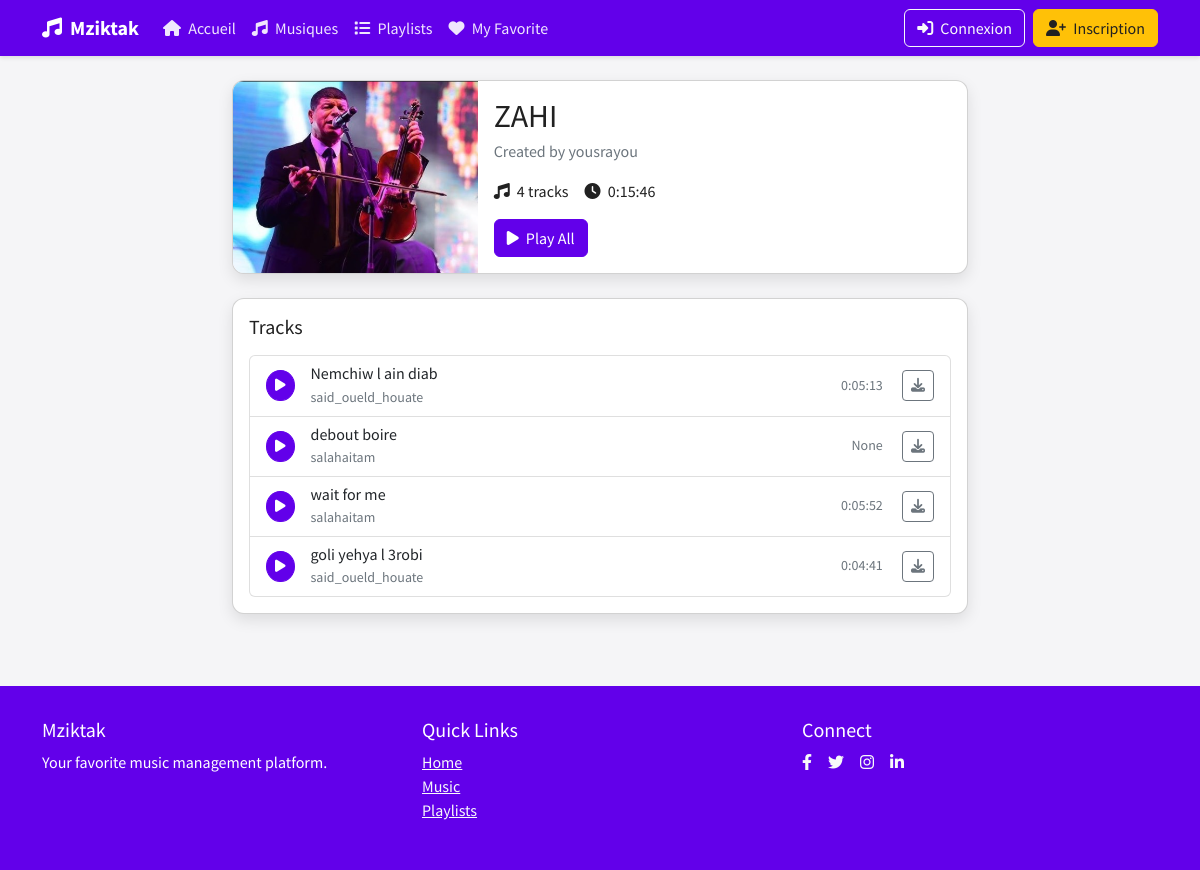
Page /playlist/2/ on the committed database.
### music_app/models.py (models this page shows, shortened)
class Playlist(models.Model):
    name = models.CharField(max_length=100)
    creator = models.ForeignKey(settings.AUTH_USER_MODEL, on_delete=models.CASCADE)
    music = models.ManyToManyField(Music, related_name='playlists')
    total_duration = models.DurationField(null=True, blank=True)
    created_at = models.DateTimeField(auto_now_add=True)
    class Meta:
        ordering = ['-created_at']

class Music(models.Model):
    GENRE_CHOICES = [
        ('pop', 'Pop'),
        ('rock', 'Rock'),
        ('jazz', 'Jazz'),
        ('classical', 'Classical'),
        ('hip_hop', 'Hip Hop'),
        ('electronic', 'Electronic'),
        ('country', 'Country'),
        ('r_and_b', 'R&B'),
        ('indie', 'Indie'),
        ('chaabi','chaabi'),
        ('other', 'Other'),
    ]
    title = models.CharField(max_length=100)
    artist = models.ForeignKey('users.Artist', on_delete=models.CASCADE, related_name='music')
    genre = models.CharField(max_length=20, choices=GENRE_CHOICES, default='other')
    duration = models.DurationField(null=True, blank=True)
    release_date = models.DateField()
    audio_file = models.FileField(upload_to='music/')
    cover_image = models.ImageField(upload_to='covers/', default='covers/default.jpg')
    created_at = models.DateTimeField(auto_now_add=True)
    class Meta:
        verbose_name_plural = 'Music'
        ordering = ['-release_date']

### users/models.py (models this page shows, shortened)
class CustomUser(AbstractUser):
    REGULAR_USER = 'regular'
    ARTIST = 'artist'
    ADMIN = 'admin'
    USER_TYPE_CHOICES = [
        (REGULAR_USER, 'Regular User'),
        (ARTIST, 'Artist'),
        (ADMIN, 'Administrator'),
    ]
    user_type = models.CharField(
        max_length=10,
        choices=USER_TYPE_CHOICES,
        default=REGULAR_USER
    )
    profile_image = models.ImageField(
        upload_to='profile_images/',
        default='profile_images/default.png'
    )

class Artist(models.Model):
    user = models.OneToOneField(
        settings.AUTH_USER_MODEL,
        on_delete=models.CASCADE,
        related_name='artist_profile'
    )
    full_name = models.CharField(max_length=100)
    profile_image = models.ImageField(upload_to='artist_images/', null=True, blank=True)

### music_app/views.py (the view)
# urls.py: path('playlist/<int:pk>/', views.playlist_detail, name='playlist_detail'),
def playlist_detail(request, pk):
    playlist = get_object_or_404(Playlist, pk=pk)
    return render(request, 'music_app/playlist_detail.html', {'playlist': playlist})

### music_app/context_processors.py (called while the page is built)
def favorite_count(request):
    if request.user.is_authenticated:
        count = UserMusicPreference.objects.filter(
            user=request.user,
            favorite=True
        ).count()
        return {'favorite_count': count}
    return {'favorite_count': 0}

### templates/music_app/playlist_detail.html (shortened to what this page needs)
{% extends 'base.html' %}
{% block content %}
<div class="container">
    <div class="row">
        <div class="col-lg-8 mx-auto">
            <div class="card mb-4">
                <div class="row g-0">
                    <div class="col-md-4">
                        {% if playlist.music.first.cover_image %}
                        <img src="{{ playlist.music.first.cover_image.url }}" class="img-fluid rounded-start h-100" alt="{{ playlist.name }}" style="object-fit: cover;">
                        {% else %}
                        <img src="https://images.pexels.com/photos/3944091/pexels-photo-3944091.jpeg?auto=compress&cs=tinysrgb&w=1260&h=750&dpr=2" class="img-fluid rounded-start h-100" alt="{{ playlist.name }}" style="object-fit: cover;">
                        {% endif %}
                    </div>
                    <div class="col-md-8">
                        <div class="card-body">
                            <h2 class="card-title mb-1">{{ playlist.name }}</h2>
                            <p class="text-muted">Created by {{ playlist.creator.username }}</p>
                            <div class="d-flex mb-3">
                                <div class="me-3">
                                    <i class="fas fa-music me-1"></i> {{ playlist.music.count }} tracks
                                </div>
                                <div>
                                    <i class="fas fa-clock me-1"></i> {{ playlist.total_duration }}
                                </div>
                            </div>
                            <div class="d-flex">
                                {% if playlist.music.exists %}
                                <button id="playAllBtn" class="btn btn-primary me-2">
                                    <i class="fas fa-play me-1"></i> Play All
                                </button>
                                {% endif %}
                            </div>
                        </div>
                    </div>
                </div>
            </div>
            <div class="card">
                <div class="card-body">
                    <h5 class="card-title mb-3">Tracks</h5>
                    {% if playlist.music.exists %}
                    <div class="list-group">
                        {% for music in playlist.music.all %}
                        <div class="list-group-item list-group-item-action d-flex align-items-center" data-music-id="{{ music.id }}" data-music-url="{{ music.audio_file.url }}">
                            <div class="me-3">
                                <button class="btn btn-sm btn-primary play-btn rounded-circle">
                                    <i class="fas fa-play"></i>
                                </button>
                            </div>
                            <div class="flex-grow-1">
                                <h6 class="mb-0">{{ music.title }}</h6>
                                <small class="text-muted">{{ music.artist.full_name }}</small>
                            </div>
                            <div class="text-end">
                                <small class="text-muted me-3">{{ music.duration }}</small>
                                <a href="{{ music.audio_file.url }}" download class="btn btn-sm btn-outline-secondary">
                                    <i class="fas fa-download"></i>
                                </a>
                            </div>
                        </div>
                        {% endfor %}
                    </div>
                    {% else %}
                    <div class="alert alert-info">
                        This playlist is empty. {% if user.is_authenticated and playlist.creator == user %}<a href="{% url 'edit_playlist' playlist.id %}">Add some music</a>!{% endif %}
                    </div>
                    {% endif %}
                </div>
            </div>
        </div>
    </div>
</div>
{% endblock %}

### templates/base.html (style rules this page uses)
:root { --primary: #6200EA; --primary-light: #9d46ff; --primary-dark: #0a00b6; --accent: #FFC107; --text-on-primary: #ffffff; --text-primary: #212121; --text-secondary: #757575; --success: #4CAF50; --warning: #FF9800; --error: #F44336; --background: #f5f5f7; }
body { font-family: 'Source Sans Pro', sans-serif; background-color: var(--background); color: var(--text-primary); min-height: 100vh; display: flex; flex-direction: column; }
.btn-primary { background-color: var(--primary); border-color: var(--primary); }
.card { border-radius: 12px; overflow: hidden; box-shadow: 0 6px 15px rgba(0,0,0,0.1); transition: transform 0.3s ease, box-shadow 0.3s ease; }
.slide-up { animation: slideUp 0.5s ease-out; }

### rows in the picture
Playlist: music.first.cover_image (picture), name "ZAHI", creator.username "yousrayou", music.count "4", total_duration "0:15:46"
Music: title "Nemchiw l ain diab", artist.full_name "said_oueld_houate", duration "0:05:13"
Music: title "debout boire", artist.full_name "salahaitam", duration "None"
Music: title "wait for me", artist.full_name "salahaitam", duration "0:05:52"
Music: title "goli yehya l 3robi", artist.full_name "said_oueld_houate", duration "0:04:41"
